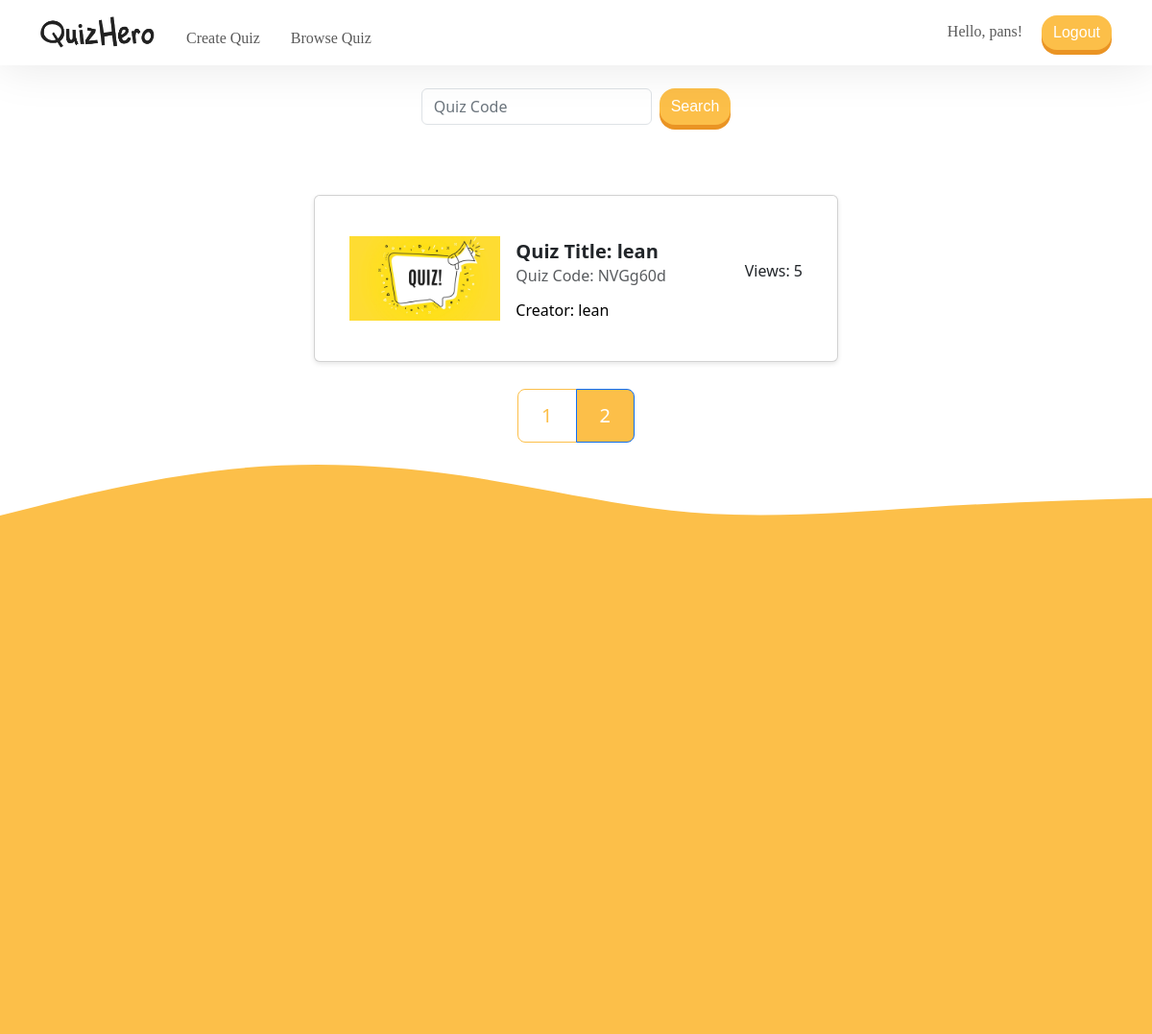
The page /List.php?page=2 (signed in) on the database its author committed.
### tables this page shows
CREATE TABLE `quizlisttable` (
  `code` varchar(7) NOT NULL,
  `title` varchar(255) NOT NULL,
  `thumbnail` varchar(255) NOT NULL,
  `accessibility` varchar(8) NOT NULL,
  `creator` varchar(255) NOT NULL,
  `views` int(11) DEFAULT 0
);

### List.php (the view, shortened to what this page needs)
<!DOCTYPE html>
<html lang="en">
<head>
    <link rel="stylesheet" href="https://cdn.jsdelivr.net/npm/bootstrap@5.3.2/dist/css/bootstrap.min.css">
</head>
<body>
    <?php
    $servername = 'localhost';
    $dbUsername = 'root';
    $dbPassword = '';
    $database_name = 'web';
    $conn = new mysqli($servername, $dbUsername, $dbPassword, $database_name);
    ?>
    <?php require('assets/php/head.inc.php'); ?>
    <?php include('assets/php/navbar.inc.php'); ?>
    <br>
    <form class="d-flex justify-content-center" role="search" method="post">
        <input class="form-control me-2" style="width: 15rem;" type="search" name="quizCode" placeholder="Quiz Code"
            aria-label="Search">
        <button class="btn btn-primary border-dark" type="submit">Search</button>
    </form>
    <?php
    $itemsPerPage = 4;
    $sql = "SELECT COUNT(*) as count FROM quizlisttable";
    $result = $conn->query($sql);
    $row = $result->fetch_assoc();
    $totalItems = $row['count'];
    $totalPages = ceil($totalItems / $itemsPerPage);
    echo '<div class="d-flex justify-content-center"><h5 class="card-title" style="color: white;">Quiz List</h5></div>';
    if (isset($_GET['page']) && is_numeric($_GET['page'])) {
        $currentPage = (int) $_GET['page'];
    } else {
        $currentPage = 1;
    }
    $offset = ($currentPage - 1) * $itemsPerPage;
    $sql = "SELECT * FROM quizlisttable WHERE accessibility != 'PRIVATE' LIMIT $itemsPerPage OFFSET $offset";
    $result = $conn->query($sql);
if ($result->num_rows > 0) {
    echo '<div class="container mt-4 text-center">';
    echo '<div class="row justify-content-center">';
    while ($row = $result->fetch_assoc()) {
        $thumbnailPath = 'assets/img/uploads/' . htmlspecialchars($row["thumbnail"]);
        if ($row["thumbnail"] === 'default_img.jpg' || !file_exists($thumbnailPath)) {
            $thumbnailPath = 'assets/img/uploads/default_img.jpg';
        }
        echo '<div class="col-lg-6 col-md-6 mb-2">';
        echo '<div class="card quiz-card" data-quiz-code="' . htmlspecialchars($row["code"]) . '">'
            . '<div class="card-body d-flex align-items-center">'
            . '<div class="col-6 col-md-5 col-lg-4  img-container me-3">'
            . '<img src="' . $thumbnailPath . '" alt="Quiz Thumbnail" class="img-fluid">'
            . '</div>'
            . '<div class="flex-grow-1 d-flex flex-column">'
            . '<h5 class="card-title">Quiz Title: ' . htmlspecialchars($row["title"]) . '</h5>'
            . '<h6 class="card-subtitle mb-2 text-muted">Quiz Code: ' . htmlspecialchars($row["code"]) . '</h6>'
            . '<p class="card-text">Creator: ' . htmlspecialchars($row["creator"]) . '</p>'
            . '</div>'
            . '<div class="ms-auto text-md-end">'
            . '<p class="views-text">Views: ' . htmlspecialchars($row["views"]) . '</p>'
            . '</div>'
            . '</div>'
            . '</div>';
        echo '</div>';
    }
    echo '</div>';
    echo '</div>';
    }
         echo '<nav aria-label="page nav">';
        echo '<ul class="pagination pagination-lg">';
        for ($i = 1; $i <= $totalPages; $i++) {
            if ($i == $currentPage) {
                echo '<li class="page-item active" aria-current="page">';
                echo '<span class="page-link">' . $i . '</span>';
                echo '</li>';
            } else {
                echo '<li class="page-item"><a class="page-link" href="?page=' . $i . '">' . $i . '</a></li>';
            }
        }
        echo '</ul>';
        echo '</nav>';
    ?>
<div class="footer-content">
        <div>
            <img src="assets/img/icons/curve1.svg" alt="" style="display: block; width: 100%;">
        </div>
        <div style="background-color: #fcbf49; width: 200%; height: 500px;">
        </div>
</div>
</body>
</html>

### assets/css/style.css (style rules this page uses)
.btn-primary { background-color: #fcbf49; color: white !important; border: none; box-shadow: 0px 5px 0px 0px rgb(234, 148, 36); border-radius: 16px; transition: box-shadow 0.3s ease; font-family: 'MoonBold', sans-serif; }
.bg-light { background-color: #FFFFFF !important; }
.form-control::placeholder { opacity: 1; color: #6c757d; }
input::placeholder { color: red; }

### List.php (style rules this page uses)
.card { padding: 20px; margin: 20px auto; border: 1px solid #bd1717; border-radius: 8px; box-shadow: 0 2px 5px rgba(0, 0, 0, 0.1); background-color: purple; color: #2f11f2; text-align: left; cursor: pointer; width: 100%; max-width: 600px; }
.card-body { padding: 20px; display: flex; align-items: center; }
.card-title, .card-subtitle, .card-text { margin: 5px 0; }
.card-title { font-size: 1.25rem; font-weight: bold; color: #A020F0; }
.card-subtitle { font-size: 1rem; color: #FFFFFF; }
.card-text { font-size: 1rem; color: #000000; }
nav[aria-label="page nav"] { display: flex; justify-content: center; }
.pagination .page-link { color: #fcbf49; background-color: #ffffff; border-color: #fcbf49; }
.pagination .page-item.active .page-link { color: #ffffff; background-color: #fcbf49; }
.img-container { flex: 0 0 50px; height: 100px; overflow: hidden; margin-right: 15px; }
.img-container img { width: 100%; height: 100%; object-fit: contain; }
.html, body { height: 100%; margin: 0; padding: 0; display: flex; flex-direction: column; }
.footer-content { width: 100%; overflow: hidden; }

### rows shown on the page
quizlisttable: thumbnail (placeholder picture), title "lean", code "NVGg60d", creator "lean", views "5"

### other values the page prints
$_SESSION['username'] "pans"
